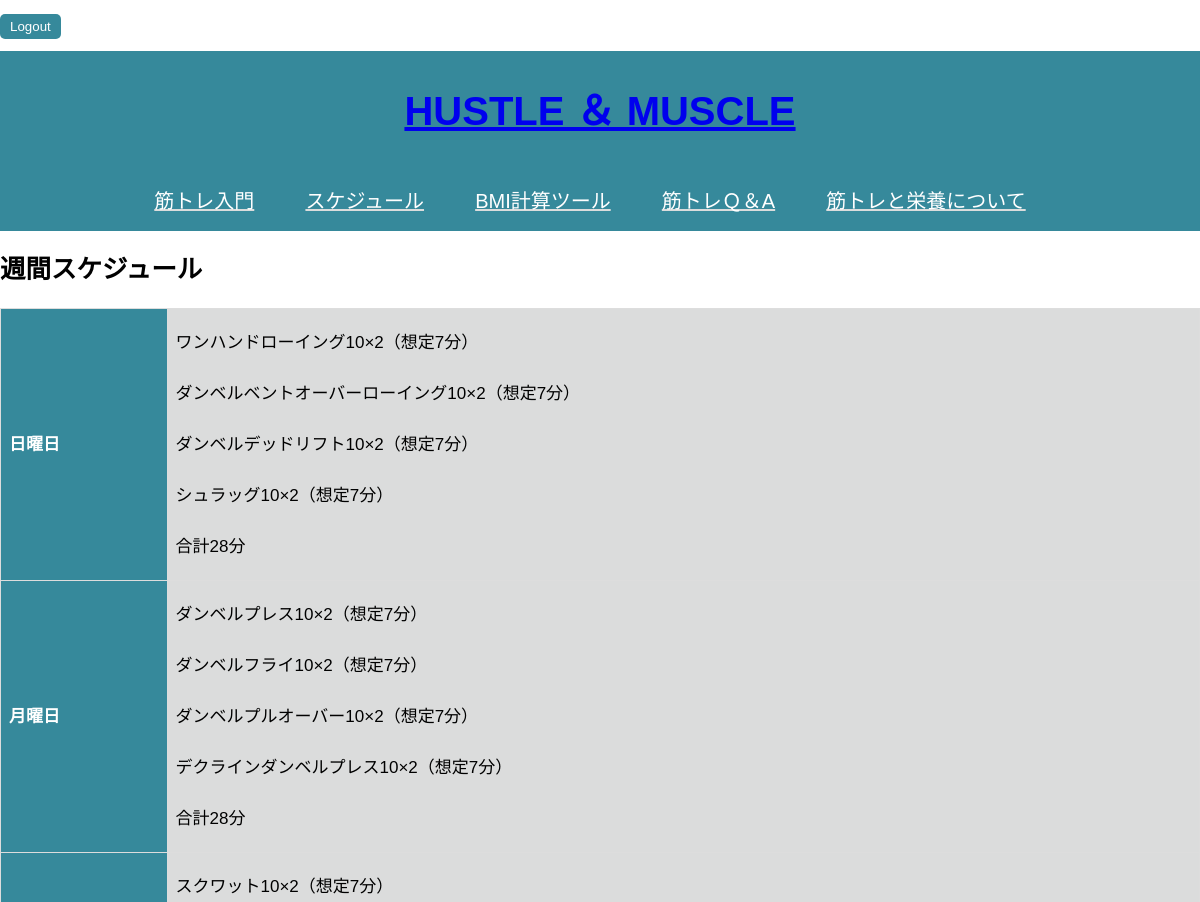
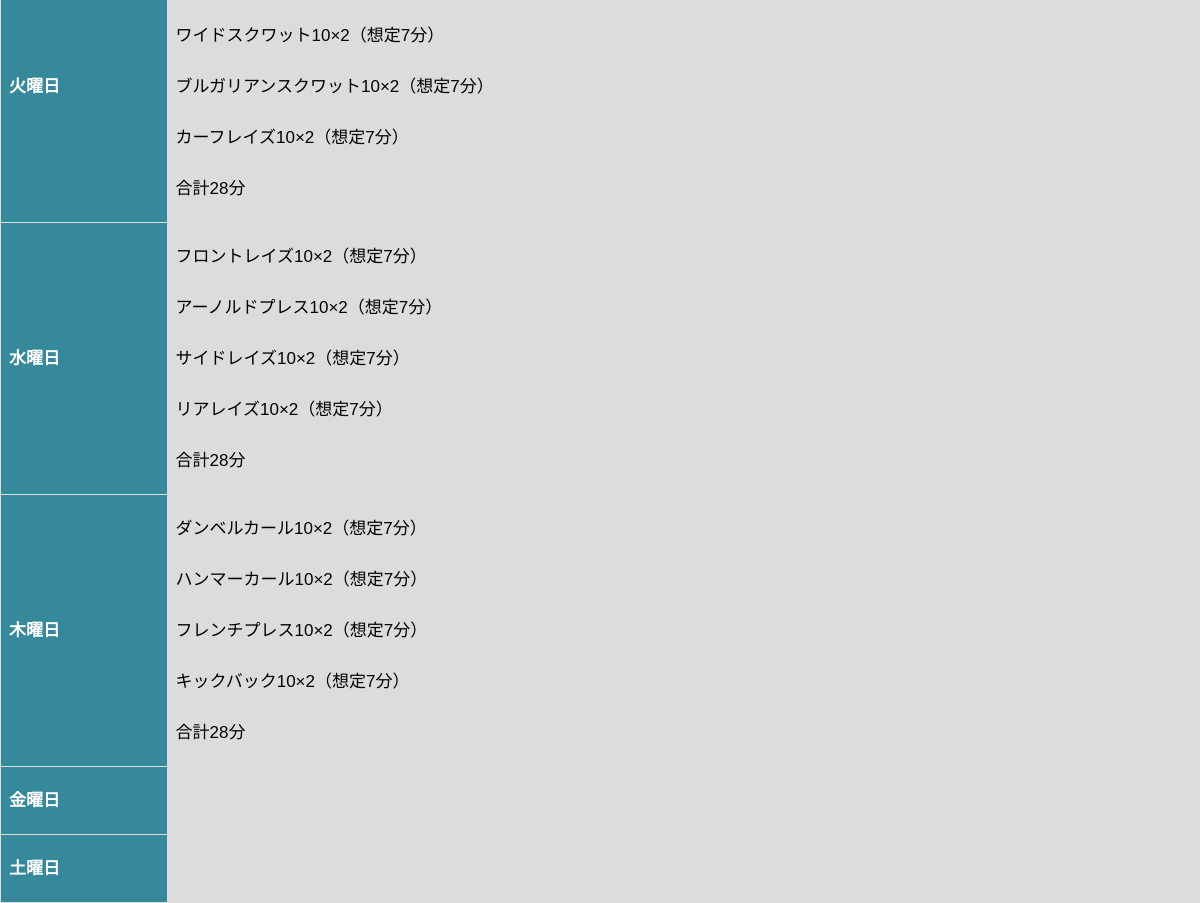
The page /schedule (signed in) on the database its author committed (2 pictures, top to bottom).
### tables this page shows
CREATE TABLE メニュー一覧 (
    メニューID TEXT PRIMARY KEY,
    day1 TEXT,
    day2 TEXT,
    day3 TEXT,
    day4 TEXT,
    day5 TEXT
);

### app.py (the view)
@app.route('/schedule')
def schedule():
    user_id = session.get('user_id')
    if user_id is not None:
        survey_results = get_survey_results(user_id)
        q1, q2 = survey_results[0]
        training_menu = determine_training_menu(int(q1), int(q2))
        print(training_menu)
        work = get_training_menu(training_menu)[0]
        schedule_data = ["" if item is None else item for item in work]
        return render_template('schedule.html', schedule_data=schedule_data)
    else:
        flash('ログインが必要です', 'error')
        return redirect(url_for('index'))

### app.py (called while the page is built)
def get_db():
    db = sqlite3.connect('exercise.db', check_same_thread=False)
    db.row_factory = sqlite3.Row
    return db

@app.before_request
def before_request():
    print("リクエスト処理の前: データベースに接続中")
    g.sqlite_db = get_db()

@app.teardown_request
def teardown_request(exception):
    if hasattr(g, 'sqlite_db'):
        g.sqlite_db.close()

def get_survey_results(user_id):
    conn = sqlite3.connect('exercise.db',  check_same_thread=False)
    cursor = conn.cursor()
    cursor.execute("SELECT q1, q2 FROM ank WHERE user_id=?",(user_id,))
    results = cursor.fetchall()
    conn.close()
    return results

def get_training_menu(menu_id):
    conn = sqlite3.connect('exercise.db',  check_same_thread=False)
    cursor = conn.cursor()
    cursor.execute("SELECT day1, day2, day3, day4, day5 FROM メニュー一覧 WHERE メニューID = ?", (menu_id,))
    results = cursor.fetchall()
    conn.close()
    return results

### templates/schedule.html (shortened to what this page needs)
<!DOCTYPE html>
<html lang="ja">
<head>
</head>
<body>
    <form method="POST" action="/logout">
        <button type="submit" class="button">Logout</button>
    </form>
  <header>
      <h1><a href="/top">HUSTLE ＆ MUSCLE</a></h1>
      <nav>
        <ul>
          <li><a href="training">筋トレ入門</a></li>
          <li><a href="#">スケジュール</a></li>
          <li><a href="/keisan">BMI計算ツール</a></li>
          <li><a href="/qa">筋トレＱ＆A</a></li>
          <li><a href="/meal">筋トレと栄養について</a></li>
        </ul>
      </nav>
  </header>
{% extends 'base.html' %}
{% block content %}
  <h2>週間スケジュール</h2>
  <table>
    <tr>
      <th>日曜日</th>
      <td>{{ schedule_data[0] | safe }}</td></tr>
    <tr>
      <th>月曜日</th>
      <td>{{ schedule_data[1] | safe }}</td>
    </tr>
    <tr>
      <th>火曜日</th>
      <td>{{ schedule_data[2] | safe }}</td>
    </tr>
    <tr>
      <th>水曜日</th>
      <td>{{ schedule_data[3] | safe }}</td>
    </tr>
    <tr>
      <th>木曜日</th>
      <td>{{ schedule_data[4] | safe }}</td>
    </tr>
    <tr>
      <th>金曜日</th>
      <td></td>
    </tr>
    <tr>
      <th>土曜日</th>
      <td></td>
    </tr>
  </table>
{% endblock %}

### templates/base.html (shortened to what this page needs)
<!DOCTYPE html>
<html lang="ja">
<head>
</head>
<body>
    <div id="content">
        {% block content %}{% endblock %}
    </div>
</body>
</html>

### templates/schedule.html (style rules this page uses)
body, h1, h2, h3, p, ul { margin: 0; padding: 0; }
body { font-family:Terminal, sans-serif; line-height: 3; margin: 0; padding: 0; font-size: 17px; }
header { background-color: #36899b; color: #ffffff; text-align: center; padding: 0px; font-size: 20px; }
nav ul { list-style: none; }
nav ul li { display: inline; text-decoration: underline; text-decoration-color: #dbdcdc; margin-right: 20px; }
nav a { color: #fff; text-decoration: none; }
.button { display: inline-block; padding: 5px 10px; background-color: #36899b; color: #FFFFFF; text-decoration: none; border-radius: 5px; transition: background-color 0.3s ease; border: none; transition: transform 0.3s ease; }
table { border-collapse: collapse; width: 100%; }
th, td { border: 1px solid #dddddd; text-align: left; padding: 8px; }
th { background-color: #36899b; color: #ffffff; }
td { background-color: #dbdcdc; }

### rows shown on the page
メニュー一覧: day1 "ワンハンドローイング10×2（想定7分） ダンベルベントオーバーローイング10×2（想定7分） ダンベルデッドリフト10×2（想定7分） シュラッグ10×2（想定7分） 合計28分", day2 "ダンベルプレス10×2（想定7分） ダンベルフライ10×2（想定7分） ダンベルプルオーバー10×2（想定7分） デクラインダンベルプレス10×2（想定7分） 合計28分", day3 "スクワット10×2（想定7分） ワイドスクワット10×2（想定7分） ブルガリアンスクワット10×2（想定7分） カーフレイズ10×2（想定7分） 合計28分", day4 "フロントレイズ10×2（想定7分） アーノルドプレス10×2（想定7分） サイドレイズ10×2（想定7分） リアレイズ10×2（想定7分） 合計28分", day5 "ダンベルカール10×2（想定7分） ハンマーカール10×2（想定7分） フレンチプレス10×2（想定7分） キックバック10×2（想定7分） 合計28分"
